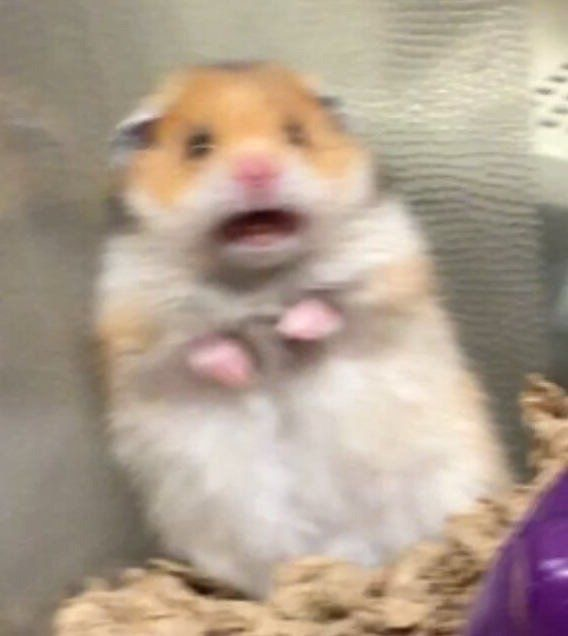
#> input picture Lab1_PartB_22BI13173_NguyenMinhHoang/IMG_0297.JPG, 568 x 636 px, found by its file name
$ python B1.py
#> lines starting #> are read from the running program, lines starting #| are printed output that depends on the picture
import cv2
import matplotlib.pyplot as pt

img = cv2.imread('IMG_0297.JPG')
#> img is the input picture: shape (636, 568, 3); mean B, G, R 143, 159.1, 175.5
gray = cv2.cvtColor(img, cv2.COLOR_BGR2GRAY)
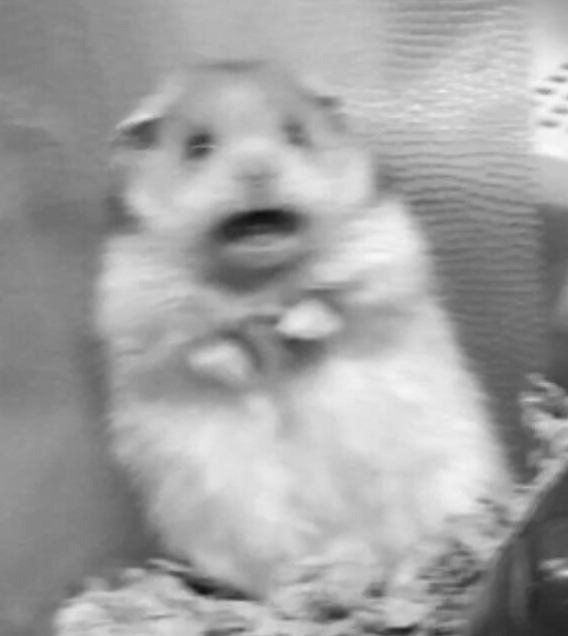
#> gray: shape (636, 568); min 14, max 251, mean 162.2

H = [0] * 256
for row in gray:
    for p in row:
        H[p] += 1
#> after the loop, H = 256 values, max 5265 at index 133, min 0 at index 0, mean 1411.1
print(H)
#> (printed output is left out)
pt.bar(range(256), H)
pt.show()
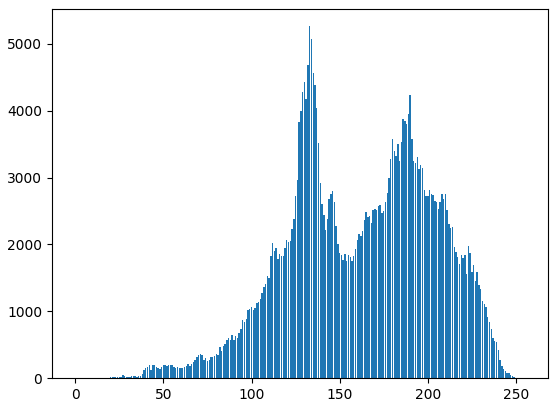
#> figure drawn by matplotlib, 1 panel; tallest bar 5265 high, from x = 132.6 to 133.4

el = cv2.equalizeHist(gray)
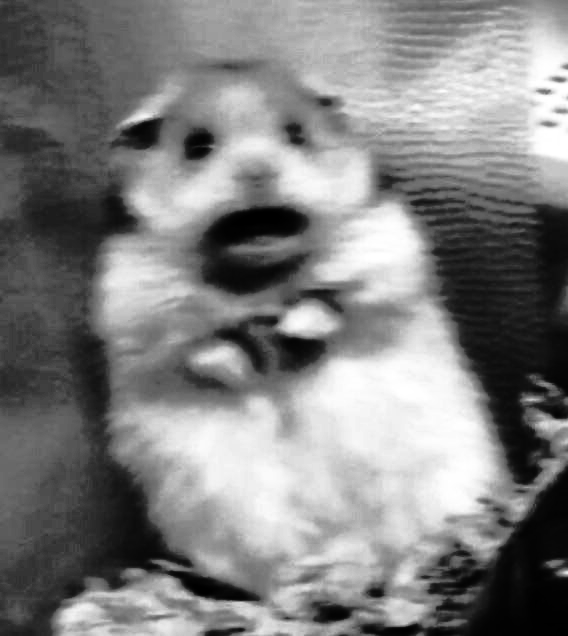
#> el: shape (636, 568); min 0, max 255, mean 128.4
eH = [0] * 256
for ro in el:
    for p in ro:
        eH[p] += 1
#> after the loop, eH = 256 values, max 5265 at index 71, min 0 at index 26, mean 1411.1
print(eH)
#> (printed output is left out)
pt.bar(range(256), eH)
pt.show()
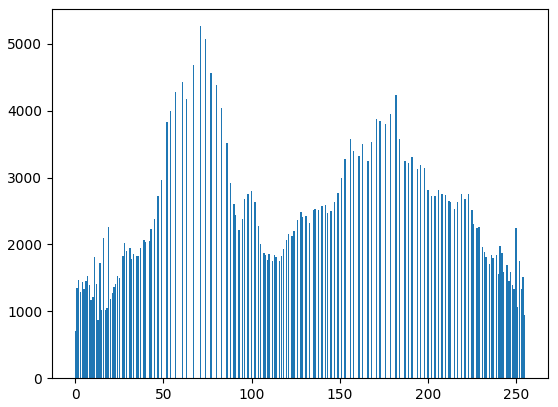
#> figure drawn by matplotlib, 1 panel; tallest bar 5265 high, from x = 70.6 to 71.4

rsz = cv2.resize(gray, None, fx=1.5, fy=1.5)

cv2.imshow('original  Image', img)
cv2.imshow('Grayscale Image', gray)
cv2.imshow('Resized Image', rsz)
cv2.imshow('Equalized gray Image', el)

c = cv2.hconcat([gray, el])
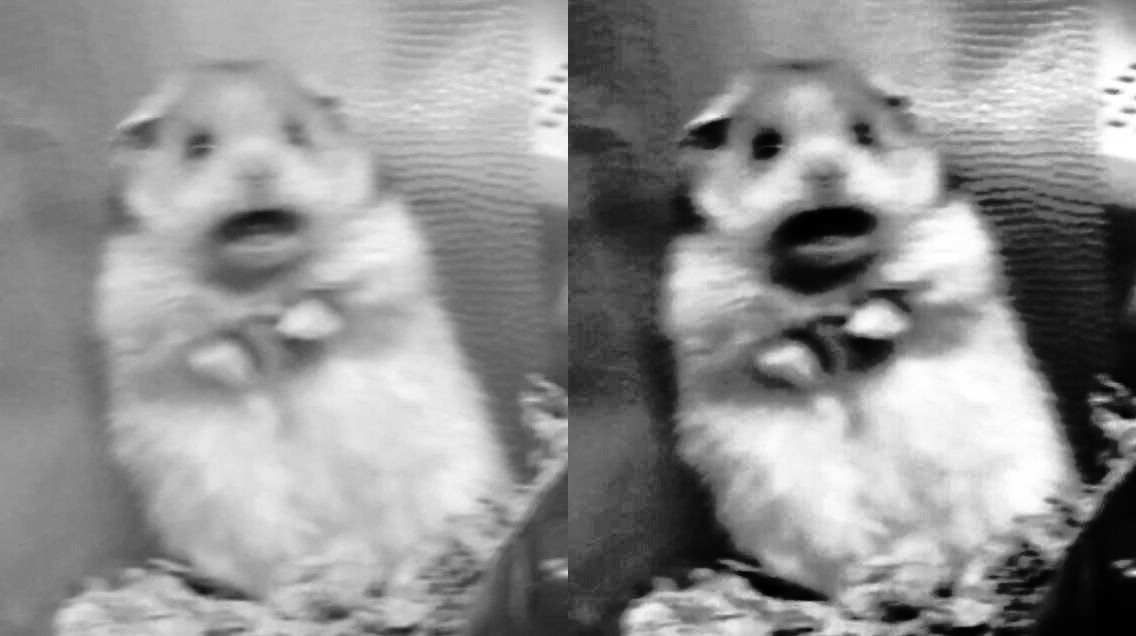
#> c: shape (636, 1136); min 0, max 255, mean 145.3
cv2.imshow('Gray vs Equalized gray', c)
#
print(img.shape)
#| (636, 568, 3)
print(img.shape[2])
#| 3
print(img.dtype)
#| uint8
print(img.min())
#| 0
print(img.max())
#| 255

print(gray.shape)
#| (636, 568)
print(1)
print(gray.dtype)
#| uint8
print(gray.min())
#| 14
print(gray.max())
#| 251

cv2.waitKey(0)
cv2.destroyAllWindows()

#python3 venv/lab1/B1.py
